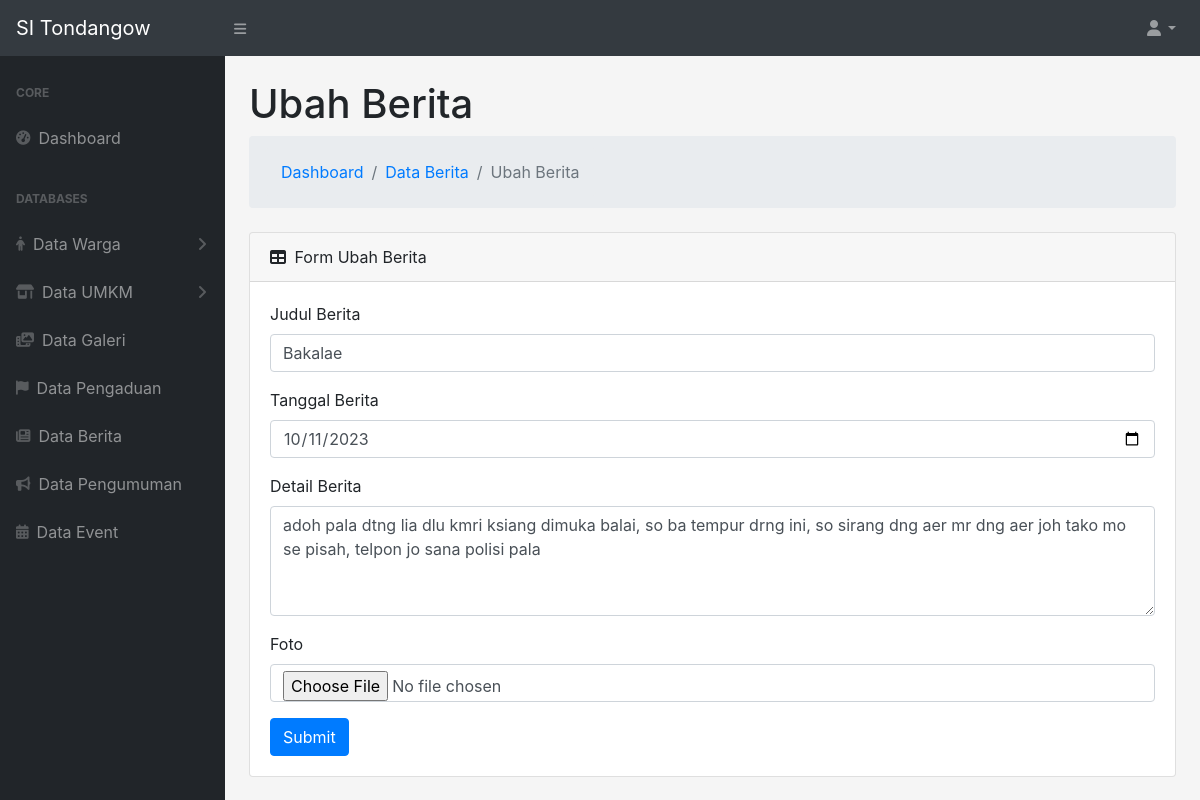
Screenshot of /models/ubahBerita.php?id=3 with the database file from the repository.
### tables this page shows
CREATE TABLE `berita` (
  `id` int(11) NOT NULL,
  `judul_berita` varchar(255) NOT NULL,
  `tanggal_berita` date NOT NULL,
  `detail_berita` text NOT NULL,
  `gambar` varchar(255) NOT NULL
);

### functions/general.php (called while the page is built, shortened)
<?php
require_once 'dbconnect.php';
function query($query)
{
    global $dbconnect;
    $result = mysqli_query($dbconnect, $query);
    $rows = [];
    while ($row = mysqli_fetch_assoc($result)) {
        $rows[] = $row;
    }
    return $rows;
}
?>

### models/ubahBerita.php (the view, shortened to what this page needs)
<?php
include '../templates/header.php';
$pageName = 'Ubah Berita';
$getId = $_GET['id'];
$queryBerita = query("SELECT * FROM berita WHERE id='$getId'")[0];
?>
<div id="layoutSidenav_content">
    <main>
        <div class="container-fluid">
            <h1 class="mt-4"><?= $pageName ?></h1>
            <ol class="breadcrumb mb-4">
                <ol class="breadcrumb mb-0">
                    <li class="breadcrumb-item"><a href="../index.php">Dashboard</a></li>
                    <li class="breadcrumb-item"><a href="../controllers/dataBerita.php">Data Berita</a></li>
                    <li class="breadcrumb-item active"><?= $pageName ?></li>
                </ol>
            </ol>
            <div class="card mb-4">
                <div class="card-header">
                    <div>
                        <i class="fas fa-table mr-1 position-relative"></i>
                        Form <?= $pageName ?>
                    </div>
                </div>
                <div class="card-body">
                <form name="form" id="form" action="#" method="post" enctype="multipart/form-data">
                        <div class="form-group">
                            <label for="judul_berita">Judul Berita</label>
                            <input value="<?= $queryBerita['judul_berita'] ?>" name="judul_berita" id="judul_berita" autocomplete="off" type="text" class="form-control" placeholder="Tuliskan judul berita" required>
                        </div>
                        <div class="form-group">
                            <label for="tanggal_berita">Tanggal Berita</label>
                            <input value="<?= $queryBerita['tanggal_berita'] ?>" name="tanggal_berita" id="tanggal_berita" autocomplete="off" type="date" class="form-control" placeholder="..." required>
                        </div>
                        <div class="form-group">
                            <label for="detail_berita">Detail Berita</label>
                            <textarea cols="4" rows="4" form="form" name="detail_berita" id="detail_berita" autocomplete="off" type="text" class="form-control" placeholder="Tambahkan detail..." required><?= $queryBerita['detail_berita'] ?></textarea>
                        </div>
                        <div class="mb-3">
                            <label for="namaFile" class="form-label">Foto</label>
                            <input id="namaFile" name="namaFile" class="form-control" type="file">
                        </div>
                        <button name="submit" id="submit" type="submit" class="btn btn-primary">Submit</button>
                    </form>
                </div>
            </div>
        </div>
    </main>
</div>
</div>
<?php include '../templates/footer.php'; ?>

### rows the page displays
berita: judul_berita "Bakalae", tanggal_berita "10/11/2023", detail_berita "adoh pala dtng lia dlu kmri ksiang dimuka balai, so ba tempur drng ini, so sirang dng aer mr dng aer joh tako mo se pisah, telpon jo sana polisi pala"

### other values shown
$pageName "Ubah Berita"
